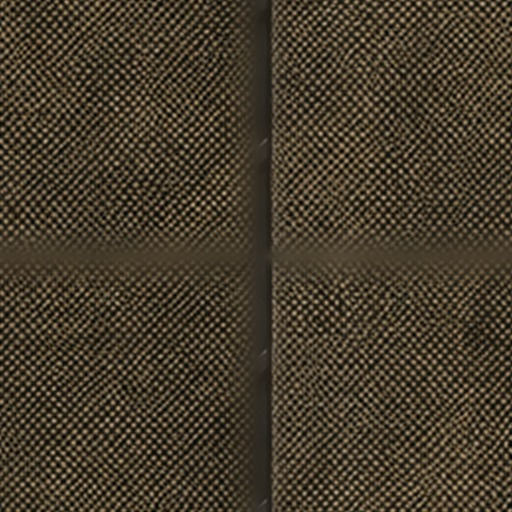
#> input picture assets/tex/canvas.jpg, 512 x 512 px
$ python gun-textures.py ../assets/tex/canvas.jpg
#> lines starting #> are read from the running program, lines starting #| are printed output that depends on the picture
# CUT BEN'S METAL SHEET INTO TILEABLE GUN TEXTURES.
#
# Ben 08-12: "shiny guns should be shiny, they should have hd metal textures", with one 1536x1024 sheet of six
# vertical photo strips, then "dont use the corrugated or rusty ones". The seams were measured off the sheet, not
# guessed: 244, 491, 749, 1026, 1271.
#
#   strip 1  0-244      matte near-black, faint scratches  -> blued steel
#   strip 2  247-491    brushed bright nickel              -> the shiny one, the point of the ask
#   strip 3  494-749    dark mottled cast/worn steel       -> worn gunmetal
#   strip 4  752-1026   rusty brown                        EXCLUDED by Ben
#   strip 5  1039-1271  diamond plate                      EXCLUDED by Ben
#   strip 6  1281-1536  brown woven canvas                 -> slings and bags, not metal
#
# THEY ARE MADE SEAMLESS HERE, NOT AT RUNTIME. boxUV projects at roughly 2.6 repeats across a gun, so a raw photo
# strip shows its own edge as a hard line down the receiver every repeat. The offset-and-feather below is the
# standard fix and it is an OFFLINE one: doing it in a shader would cost a branch per fragment on every gun in the
# game to solve a problem that has one answer per texture.
#
# Run: python tools/gun-textures.py            (writes assets/tex/metal-{blued,nickel,steel}.jpg + canvas.jpg)
import os, sys
from PIL import Image, ImageChops

SRC = sys.argv[1] if len(sys.argv) > 1 else r'M:\Downloads\a823b6c6-02be-44e2-8558-d94abca2e46b.png'
OUT = os.path.join(os.path.dirname(os.path.abspath(__file__)), '..', 'assets', 'tex')
SEAMS = [0, 244, 491, 749, 1026, 1271, 1536]
WANT = {1: 'metal-blued', 2: 'metal-nickel', 3: 'metal-steel', 6: 'canvas'}   # 4 and 5 are Ben's two exclusions
SIZE = 512

def seamless(im):
    """Offset by half, then feather the cross that the offset puts in the middle."""
    w, h = im.size
    off = ImageChops.offset(im, w // 2, h // 2)
    # A feather band a sixteenth of the image wide either side of each seam: wide enough to hide a hard edge,
    # narrow enough that the photograph's own grain still reads as grain rather than as blur.
    band = max(8, w // 16)
    blur = off.copy()
    from PIL import ImageFilter
    blur = blur.filter(ImageFilter.GaussianBlur(band / 3.0))
    mask = Image.new('L', (w, h), 0)
    px = mask.load()
    for x in range(w):
        dx = abs(x - w // 2)
        for y in range(h):
            dy = abs(y - h // 2)
            d = min(dx, dy)
            px[x, y] = 0 if d > band else int(255 * (1.0 - d / band))
    return Image.composite(blur, off, mask)

def main():
    if not os.path.exists(SRC):
        print('no sheet at', SRC); return 1
    sheet = Image.open(SRC).convert('RGB')
#> sheet is the input picture: PIL image 512x512 RGB; mean R, G, B 70.3, 60.4, 44.2
    os.makedirs(OUT, exist_ok=True)
    for i, name in WANT.items():
        x0, x1 = SEAMS[i - 1], SEAMS[i]
        strip = sheet.crop((x0 + 3, 0, x1 - 3, sheet.size[1]))          # 3 px in from each seam: the seams are soft
        side = min(strip.size)
        strip = strip.crop((0, 0, side, side)).resize((SIZE, SIZE), Image.LANCZOS)
        out = seamless(strip)
        p = os.path.join(OUT, name + '.jpg')
        out.save(p, quality=92)
        print('wrote', p, out.size)
#> this loop made 4 passes
#> pass 1, in main, `strip = sheet.crop((x0 + 3, 0, x1 - 3, sheet.size[1]))`:
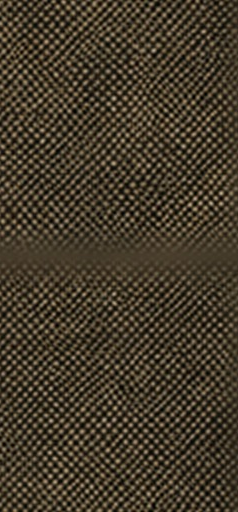
#> strip: PIL image 238x512 RGB; mean R, G, B 68.6, 58.8, 42.6
#> pass 1, in main, `strip = strip.crop((0, 0, side, side)).resize((SIZE, SIZE), Image.LANC..`:
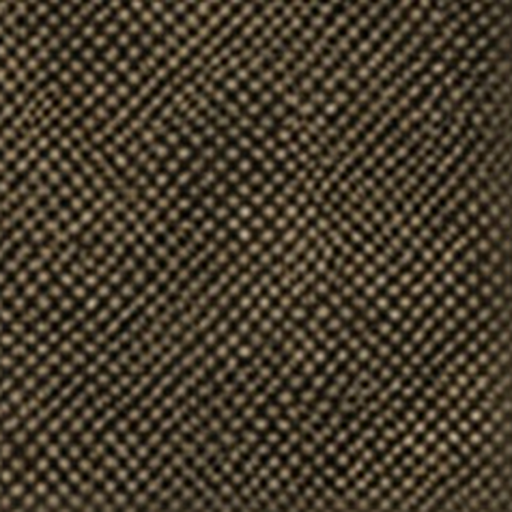
#> strip: PIL image 512x512 RGB; mean R, G, B 69.8, 59.8, 43.3
#> pass 1, in seamless, `off = ImageChops.offset(im, w // 2, h // 2)`:
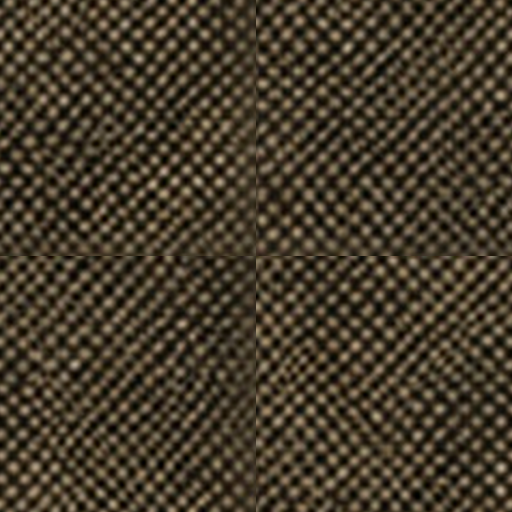
#> off: PIL image 512x512 RGB; mean R, G, B 69.8, 59.8, 43.3
#> pass 1, in seamless, `blur = blur.filter(ImageFilter.GaussianBlur(band / 3.0))`:
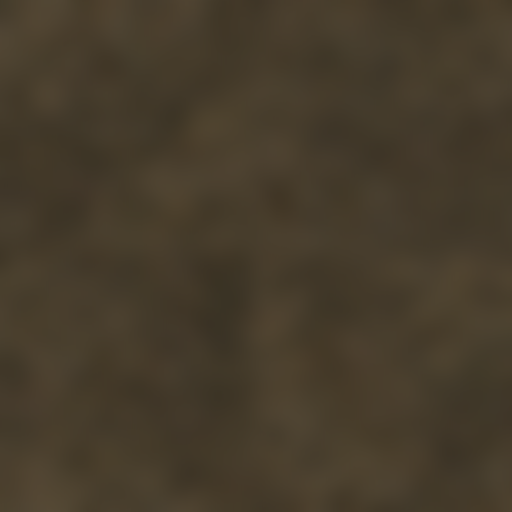
#> blur: PIL image 512x512 RGB; mean R, G, B 69.8, 59.8, 43.3
#> after the loop: out: PIL image 512x512 RGB; every value is 0
    return 0

if __name__ == '__main__':
    raise SystemExit(main())
#> (the program exits here)

$ run again, with assets/tex/gun-wood.jpg copied over assets/tex/canvas.jpg
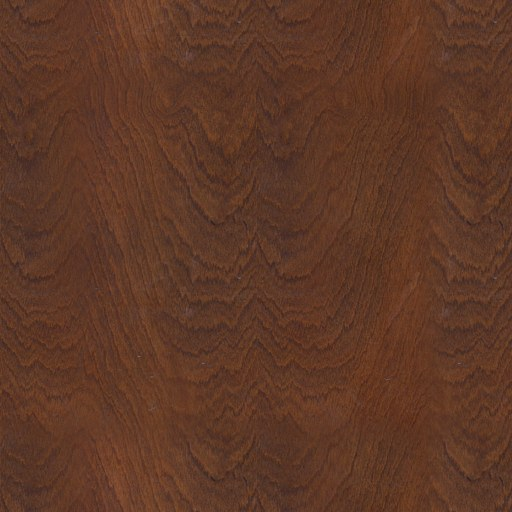
#> input picture assets/tex/gun-wood.jpg, 512 x 512 px
#> in main, sheet is the input picture: PIL image 512x512 RGB; mean R, G, B 94.4, 56.5, 38.8
#> the loop in main, `for i, name in WANT.items():` made 4 passes
#> pass 1, in main, `strip = sheet.crop((x0 + 3, 0, x1 - 3, sheet.size[1]))`:
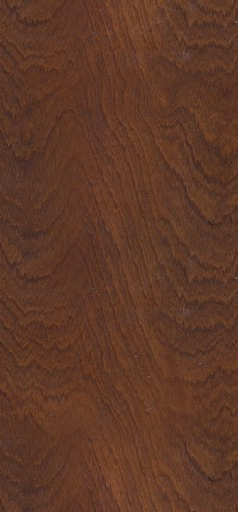
#> strip: PIL image 238x512 RGB; mean R, G, B 95.5, 57.5, 39.9
#> pass 1, in seamless, `off = ImageChops.offset(im, w // 2, h // 2)`:
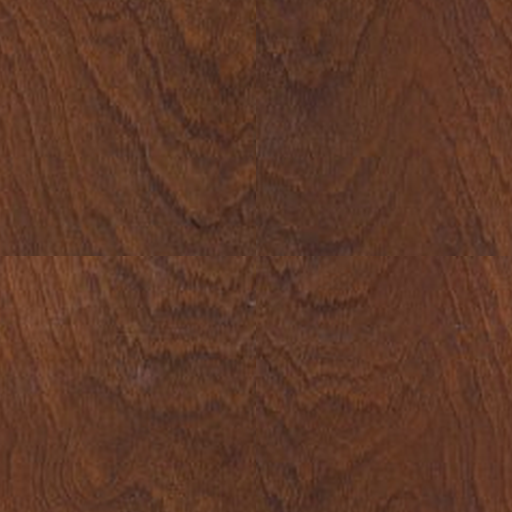
#> off: PIL image 512x512 RGB; mean R, G, B 94.8, 57.1, 39.9
